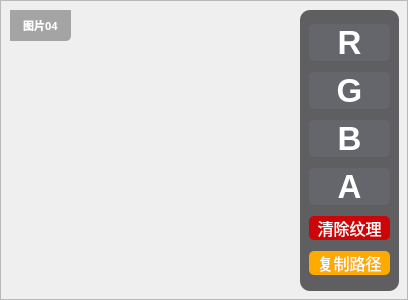
               <widget class="QFrame" name="F_Image_04">
                <property name="styleSheet">
                 <string notr="true">#F_Image_04
{
background-color: rgb(30, 30, 30);
border-radius:7px;
}
</string>
                </property>
                <property name="frameShape">
                 <enum>QFrame::StyledPanel</enum>
                </property>
                <property name="frameShadow">
                 <enum>QFrame::Raised</enum>
                </property>
                <widget class="QFrame" name="Image04_ButtonGroup">
                 <property name="geometry">
                  <rect>
                   <x>300</x>
                   <y>10</y>
                   <width>99</width>
                   <height>281</height>
                  </rect>
                 </property>
                 <property name="styleSheet">
                  <string notr="true">QPushButton{
	color: rgb(255, 255, 255);
}

QPushButton:hover{
padding-bottom:5px;
}

QPushButton:pressed{
padding-left:5px;
padding-top:5px;
}
#Image04_ButtonGroup{
	background-color: rgba(45, 45, 48,190);
	border-radius:10px;
}

</string>
                 </property>
                 <property name="frameShape">
                  <enum>QFrame::StyledPanel</enum>
                 </property>
                 <property name="frameShadow">
                  <enum>QFrame::Raised</enum>
                 </property>
                 <layout class="QVBoxLayout" name="verticalLayout_6">
                  <property name="topMargin">
                   <number>9</number>
                  </property>
                  <item>
                   <widget class="QPushButton" name="Image04_Button_R">
                    <property name="font">
                     <font>
                      <family>Tahoma</family>
                      <pointsize>25</pointsize>
                      <weight>75</weight>
                      <bold>true</bold>
                     </font>
                    </property>
                    <property name="styleSheet">
                     <string notr="true">background-color: rgb(100, 102, 108);
border-radius:5px;
color: rgb(255, 255, 255);
bordert-radius: 5px;
border-image: url(:/Image/Icon/bg_01px.png);</string>
                    </property>
                    <property name="text">
                     <string>R</string>
                    </property>
                   </widget>
                  </item>
                  <item>
                   <widget class="QPushButton" name="Image04_Button_G">
                    <property name="font">
                     <font>
                      <family>Tahoma</family>
                      <pointsize>25</pointsize>
                      <weight>75</weight>
                      <bold>true</bold>
                     </font>
                    </property>
                    <property name="styleSheet">
                     <string notr="true">background-color: rgb(100, 102, 108);
border-radius:5px;
color: rgb(255, 255, 255);
bordert-radius: 5px;
border-image: url(:/Image/Icon/bg_01px.png);</string>
                    </property>
                    <property name="text">
                     <string>G</string>
                    </property>
                   </widget>
                  </item>
                  <item>
                   <widget class="QPushButton" name="Image04_Button_B">
                    <property name="font">
                     <font>
                      <family>Tahoma</family>
                      <pointsize>25</pointsize>
                      <weight>75</weight>
                      <bold>true</bold>
                     </font>
                    </property>
                    <property name="styleSheet">
                     <string notr="true">background-color: rgb(100, 102, 108);
border-radius:5px;
color: rgb(255, 255, 255);
bordert-radius: 5px;
border-image: url(:/Image/Icon/bg_01px.png);</string>
                    </property>
                    <property name="text">
                     <string>B</string>
                    </property>
                   </widget>
                  </item>
                  <item>
                   <widget class="QPushButton" name="Image04_Button_CopyPath">
                    <property name="font">
                     <font>
                      <family>Tahoma</family>
                      <pointsize>25</pointsize>
                      <weight>75</weight>
                      <bold>true</bold>
                     </font>
                    </property>
                    <property name="styleSheet">
                     <string notr="true">background-color: rgb(100, 102, 108);
border-radius:5px;
color: rgb(255, 255, 255);
bordert-radius: 5px;
border-image: url(:/Image/Icon/bg_01px.png);</string>
                    </property>
                    <property name="text">
                     <string>A</string>
                    </property>
                   </widget>
                  </item>
                  <item>
                   <widget class="QPushButton" name="Image04_Button_Clear">
                    <property name="font">
                     <font>
                      <family>微软雅黑</family>
                      <pointsize>12</pointsize>
                      <weight>50</weight>
                      <bold>false</bold>
                     </font>
                    </property>
                    <property name="styleSheet">
                     <string notr="true">background-color: rgb(203, 5, 8);
border-radius:5px;
color: rgb(255, 255, 255);
bordert-radius: 5px;
</string>
                    </property>
                    <property name="text">
                     <string>清除纹理</string>
                    </property>
                   </widget>
                  </item>
                  <item>
                   <widget class="QPushButton" name="Image04_Button_A">
                    <property name="font">
                     <font>
                      <family>微软雅黑</family>
                      <pointsize>12</pointsize>
                      <weight>50</weight>
                      <bold>false</bold>
                     </font>
                    </property>
                    <property name="styleSheet">
                     <string notr="true">background-color: rgb(255, 170, 0);
border-radius:5px;
color: rgb(255, 255, 255);
bordert-radius: 5px;
</string>
                    </property>
                    <property name="text">
                     <string>复制路径</string>
                    </property>
                   </widget>
                  </item>
                 </layout>
                </widget>
                <widget class="QLabel" name="Image04">
                 <property name="geometry">
                  <rect>
                   <x>10</x>
                   <y>10</y>
                   <width>280</width>
                   <height>280</height>
                  </rect>
                 </property>
                 <property name="acceptDrops">
                  <bool>true</bool>
                 </property>
                 <property name="styleSheet">
                  <string notr="true">	border-radius:30px;
</string>
                 </property>
                 <property name="text">
                  <string/>
                 </property>
                 <property name="textFormat">
                  <enum>Qt::AutoText</enum>
                 </property>
                 <property name="pixmap">
                  <pixmap resource="纹理混合工具Icon图集.qrc">:/Icon/Icon/ADD2_480px.png</pixmap>
                 </property>
                 <property name="scaledContents">
                  <bool>true</bool>
                 </property>
                 <property name="wordWrap">
                  <bool>true</bool>
                 </property>
                 <property name="margin">
                  <number>0</number>
                 </property>
                </widget>
                <widget class="QLabel" name="Image04_Label">
                 <property name="geometry">
                  <rect>
                   <x>10</x>
                   <y>10</y>
                   <width>61</width>
                   <height>31</height>
                  </rect>
                 </property>
                 <property name="font">
                  <font>
                   <family>微软雅黑</family>
                   <pointsize>8</pointsize>
                   <weight>75</weight>
                   <bold>true</bold>
                  </font>
                 </property>
                 <property name="styleSheet">
                  <string notr="true">color: rgb(255, 255, 255);
background-color: rgba(0, 0, 0,80);
border-bottom-right-radius:5px;</string>
                 </property>
                 <property name="text">
                  <string>图片04</string>
                 </property>
                 <property name="alignment">
                  <set>Qt::AlignCenter</set>
                 </property>
                </widget>
               </widget>
